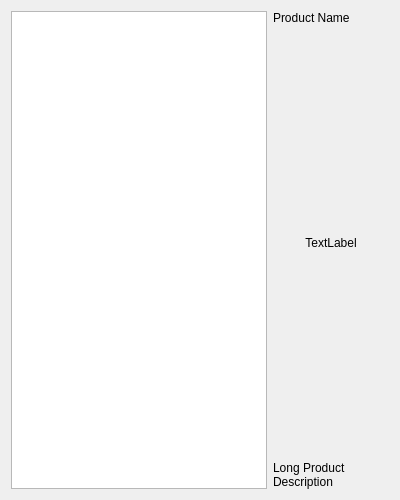
<?xml version="1.0" encoding="UTF-8"?>
<ui version="4.0">
 <author>
SPDX-FileCopyrightText: 2019 Adriaan de Groot &lt;groot@kde.org&gt;
SPDX-License-Identifier: GPL-3.0-or-later
 </author>
 <class>BootloaderChooserPage</class>
 <widget class="QWidget" name="BootloaderChooserPage">
  <property name="geometry">
   <rect>
    <x>0</x>
    <y>0</y>
    <width>400</width>
    <height>500</height>
   </rect>
  </property>
  <property name="sizePolicy">
   <sizepolicy hsizetype="MinimumExpanding" vsizetype="MinimumExpanding">
    <horstretch>0</horstretch>
    <verstretch>1</verstretch>
   </sizepolicy>
  </property>
  <property name="windowTitle">
   <string>Form</string>
  </property>
  <layout class="QHBoxLayout" name="horizontalLayout_2">
   <item>
    <layout class="QHBoxLayout" name="horizontalLayout" stretch="1,4">
     <item>
      <widget class="QListView" name="products">
       <property name="sizePolicy">
        <sizepolicy hsizetype="Minimum" vsizetype="Expanding">
         <horstretch>0</horstretch>
         <verstretch>1</verstretch>
        </sizepolicy>
       </property>
      </widget>
     </item>
     <item>
      <layout class="QVBoxLayout" name="verticalLayout" stretch="1,30,1">
       <item>
        <widget class="QLabel" name="productName">
         <property name="sizePolicy">
          <sizepolicy hsizetype="Preferred" vsizetype="MinimumExpanding">
           <horstretch>0</horstretch>
           <verstretch>0</verstretch>
          </sizepolicy>
         </property>
         <property name="text">
          <string>Product Name</string>
         </property>
        </widget>
       </item>
       <item>
        <widget class="FixedAspectRatioLabel" name="productScreenshot">
         <property name="sizePolicy">
          <sizepolicy hsizetype="Expanding" vsizetype="Expanding">
           <horstretch>1</horstretch>
           <verstretch>1</verstretch>
          </sizepolicy>
         </property>
         <property name="text">
          <string>TextLabel</string>
         </property>
         <property name="alignment">
          <set>Qt::AlignCenter</set>
         </property>
        </widget>
       </item>
       <item>
        <widget class="QLabel" name="productDescription">
         <property name="sizePolicy">
          <sizepolicy hsizetype="Preferred" vsizetype="MinimumExpanding">
           <horstretch>0</horstretch>
           <verstretch>0</verstretch>
          </sizepolicy>
         </property>
         <property name="text">
          <string>Long Product Description</string>
         </property>
         <property name="wordWrap">
          <bool>true</bool>
         </property>
         <property name="openExternalLinks">
          <bool>true</bool>
         </property>
        </widget>
       </item>
      </layout>
     </item>
    </layout>
   </item>
  </layout>
 </widget>
 <customwidgets>
  <customwidget>
   <class>FixedAspectRatioLabel</class>
   <extends>QLabel</extends>
   <header>widgets/FixedAspectRatioLabel.h</header>
  </customwidget>
 </customwidgets>
 <resources/>
 <connections/>
</ui>
